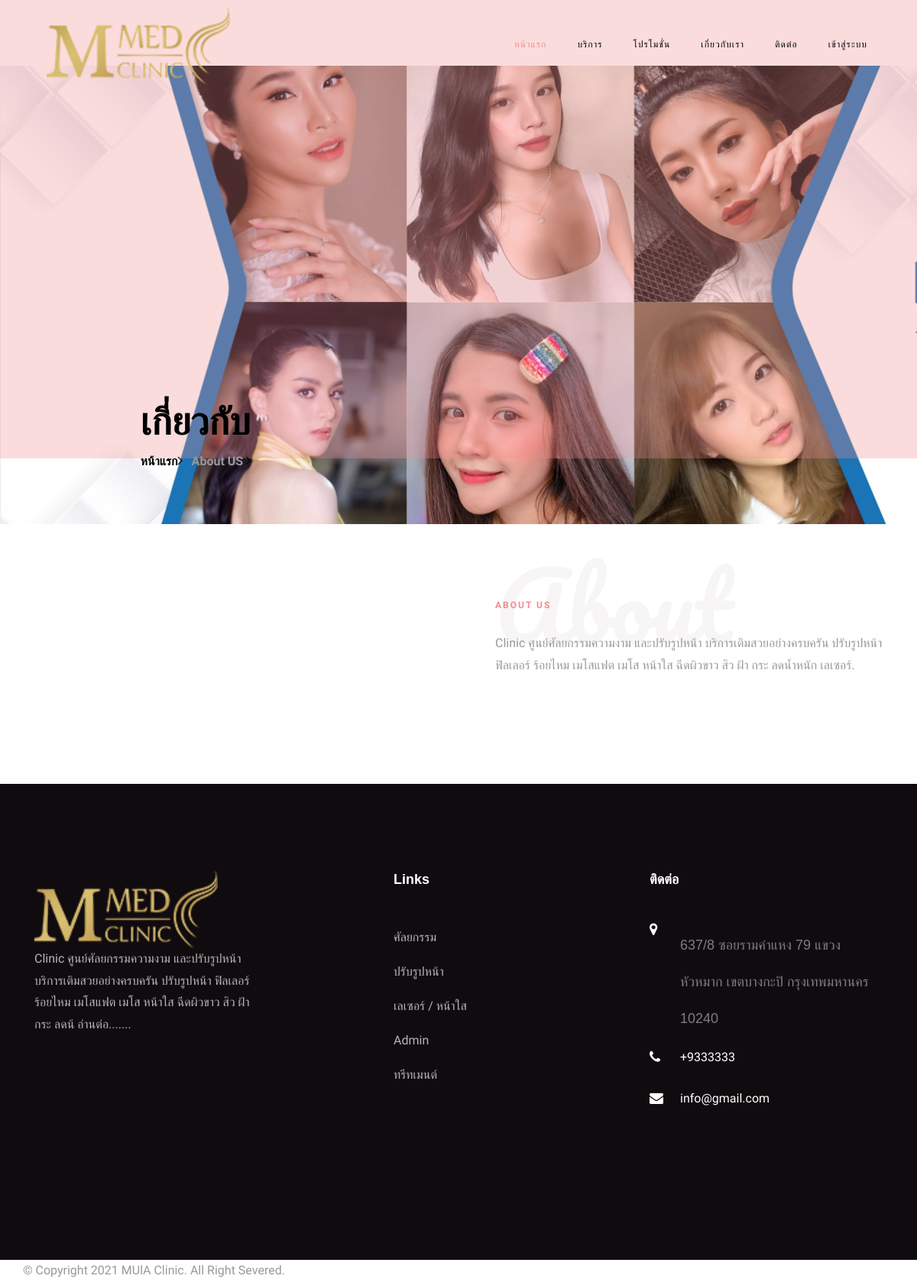
Page /about.php on the committed database.
### tables this page shows
CREATE TABLE `tblpage` (
  `ID` int(10) NOT NULL,
  `PageType` varchar(200) DEFAULT NULL,
  `PageTitle` mediumtext DEFAULT NULL,
  `PageDescription` mediumtext DEFAULT NULL,
  `Email` varchar(200) DEFAULT NULL,
  `MobileNumber` varchar(10) DEFAULT NULL,
  `UpdationDate` date DEFAULT NULL,
  `Timing` varchar(200) NOT NULL
);

### about.php (the view, shortened to what this page needs)
<?php
include('includes/dbconnection.php');
?>
<!DOCTYPE html>
<html lang="en">
  <head>
    <link rel="stylesheet" href="css/open-iconic-bootstrap.min.css">
    <link rel="stylesheet" href="css/animate.css">
    <link rel="stylesheet" href="css/owl.carousel.min.css">
    <link rel="stylesheet" href="css/owl.theme.default.min.css">
    <link rel="stylesheet" href="css/magnific-popup.css">
    <link rel="stylesheet" href="css/aos.css">
    <link rel="stylesheet" href="css/ionicons.min.css">
    <link rel="stylesheet" href="css/bootstrap-datepicker.css">
    <link rel="stylesheet" href="css/jquery.timepicker.css">
    <link rel="stylesheet" href="css/flaticon.css">
    <link rel="stylesheet" href="css/icomoon.css">
    <link rel="stylesheet" href="css/style.css">
  </head>
  <body>
	  <?php include_once('includes/header.php');?>
 <br> <br> <br>
    <section class="hero-wrap hero-wrap-2" style="background-image: url(images/Cover-for-Website-1.jpg);" data-stellar-background-ratio="0.5">
    <div class="overlay"></div>
      <div class="container">
        <div class="row no-gutters slider-text js-fullheight align-items-end justify-content-center">
          <div class="col-md-9 ftco-animate pb-5">
            <h2 class="mb-0 bread">เกี่ยวกับ</h2>
            <p class="breadcrumbs"><span class="mr-2"><a href="index.php">หน้าแรก<i class="ion-ios-arrow-forward"></i></a></span> About US<span> <i class="ion-ios-arrow-forward"></i></span></p>
          </div>
        </div>
      </div>
    </section>
    <section class="ftco-section ftco-no-pb ftco-no-pt">
			<div class="container">
				<div class="row">
					<div class="col-md-6 d-flex">
					</div>
					<div class="col-md-6 py-md-5 pb-5 wrap-about pb-md-5 ftco-animate">
						<?php
$ret=mysqli_query($con,"select * from tblpage where PageType='aboutus' ");
while ($row=mysqli_fetch_array($ret)) {
?>
	          <div class="heading-section mb-4 mt-md-5">
	          	<h1 class="big">About</h1>
	          	<span class="subheading"><?php  echo $row['PageTitle'];?></span>
	          </div>
	          <div class="pb-md-5">
							<p><?php  echo $row['PageDescription'];?>.</p>
						</div>
						<?php } ?>
					</div>
				</div>
			</div>
		</section>
		<br>
   <?php include_once('includes/footer.php');?>
  </body>
</html>

### includes/footer.php (shortened to what this page needs)
 <?php
include('includes/dbconnection.php');
?>
 <footer class="ftco-footer ftco-section">
      <div class="container">
        <div class="row mb-5">
          <div class="col-md">
            <div class="ftco-footer-widget mb-4">
            <div class="logo">
                <img src="images/Logo.png" width="240" alt="" />
            </div>
              <?php
$ret=mysqli_query($con,"select * from tblpage where PageType='aboutus' ");
while ($row=mysqli_fetch_array($ret)) {
?>
              <p><?php  echo substr($row['PageDescription'],0,400);?> <a href="about.php">อ่านต่อ.......</a></p><?php } ?>
            </div>
          </div>
          <div class="col-md" style="padding-left: 150px">
             <div class="ftco-footer-widget mb-4">
              <h2 class="ftco-heading-2">Links</h2>
              <ul class="list-unstyled">
                <li><a href="index.php" class="py-2 d-block">ศัลยกรรม</a></li>
                <li><a href="about.php" class="py-2 d-block">ปรับรูปหน้า</a></li>
                <li><a href="services.php" class="py-2 d-block">เลเซอร์ / หน้าใส</a></li>
                <li><a href="admin/index.php" class="py-2 d-block">Admin</a></li>
                <li><a href="contact.php" class="py-2 d-block">ทรีทเมนต์</a></li>
              </ul>
            </div>
          </div>
          <div class="col-md">
            <div class="ftco-footer-widget mb-4">
            	<h2 class="ftco-heading-2">ติดต่อ</h2>
            	<div class="block-23 mb-3">
                <?php
        $ret=mysqli_query($con,"select * from tblpage where PageType='contactus' ");
        while ($row=mysqli_fetch_array($ret)) {
        ?>
	              <ul>
	                <li><span class="icon icon-map-marker"></span><span class="text"><?php  echo $row['PageDescription'];?></span></li>
	                <li><a href="#"><span class="icon icon-phone"></span><span class="text">+<?php  echo $row['MobileNumber'];?></span></a></li>
	                <li><a href="#"><span class="icon icon-envelope"></span><span class="text"><?php  echo $row['Email'];?></span></a></li>
	              </ul>
	            </div>
               <?php } ?>
            </div>
          </div>
        </div>
      </div>
    </footer>
    <div class="footer-copyright">
        <div class="container">
            <div class="row">
                <div class="left">
                    <span>© Copyright 2021</span>
                    <span>MUlA Clinic.</span>
                    <span>All Right Severed.</span>
                </div>
            </div>
        </div>
    </div>

### css/icomoon.css (style rules this page uses)
[class^="icon-"], [class*=" icon-"] { font-family: 'icomoon' !important; speak: none; font-style: normal; font-weight: normal; font-variant: normal; text-transform: none; line-height: 1; -webkit-font-smoothing: antialiased; -moz-osx-font-smoothing: grayscale; }
.icon-map-marker:before { content: "\f041"; }
.icon-phone:before { content: "\f095"; }
.icon-envelope:before { content: "\f0e0"; }

### rows in the picture
tblpage: PageTitle "ABOUT US", PageDescription "Clinic ศูนย์ศัลยกรรมความงาม และปรับรูปหน้า บริการเติมสวยอย่างครบครัน ปรับรูปหน้า ฟิลเลอร์ ร้อยไหม เมโสแฟต เมโส หน้าใส ฉีดผิวขาว สิว ฝ้า กระ ลดน้ำหนัก เลเซอร์", PageDescription "Clinic ศูนย์ศัลยกรรมความงาม และปรับรูปหน้า บริการเติมสวยอย่างครบครัน ปรับรูปหน้า ฟิลเลอร์ ร้อยไหม เมโสแฟต เมโส หน้าใส ฉีดผิวขาว สิว ฝ้า กระ ลดน้"
tblpage: PageDescription "637/8 ซอยรามคำแหง 79 แขวง หัวหมาก เขตบางกะปิ กรุงเทพมหานคร 10240", MobileNumber "9333333", Email "info@gmail.com"
